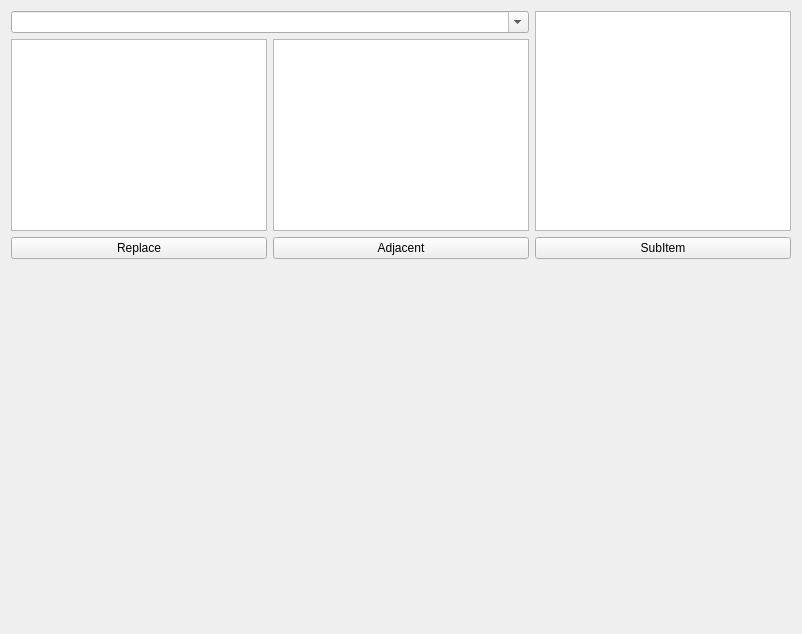
         <widget class="QWidget" name="tab_7">
          <attribute name="title">
           <string>Links</string>
          </attribute>
          <layout class="QVBoxLayout" name="verticalLayout_19">
           <item>
            <layout class="QHBoxLayout" name="horizontalLayout_29">
             <item>
              <layout class="QVBoxLayout" name="verticalLayout_17">
               <item>
                <widget class="QComboBox" name="cmbPrimaryGroup_4">
                 <property name="editable">
                  <bool>true</bool>
                 </property>
                 <property name="modelColumn">
                  <number>1</number>
                 </property>
                </widget>
               </item>
               <item>
                <layout class="QHBoxLayout" name="horizontalLayout_26">
                 <item>
                  <widget class="QListView" name="lstTags"/>
                 </item>
                 <item>
                  <widget class="QListView" name="lstItems"/>
                 </item>
                </layout>
               </item>
              </layout>
             </item>
             <item>
              <widget class="QTreeView" name="treeViewLinked"/>
             </item>
            </layout>
           </item>
           <item>
            <layout class="QHBoxLayout" name="horizontalLayout_28">
             <item>
              <widget class="QPushButton" name="pushButton">
               <property name="text">
                <string>Replace</string>
               </property>
              </widget>
             </item>
             <item>
              <widget class="QPushButton" name="pushButton_2">
               <property name="text">
                <string>Adjacent</string>
               </property>
              </widget>
             </item>
             <item>
              <widget class="QPushButton" name="pushButton_3">
               <property name="text">
                <string>SubItem</string>
               </property>
              </widget>
             </item>
            </layout>
           </item>
           <item>
            <spacer name="verticalSpacer_3">
             <property name="orientation">
              <enum>Qt::Vertical</enum>
             </property>
             <property name="sizeHint" stdset="0">
              <size>
               <width>20</width>
               <height>364</height>
              </size>
             </property>
            </spacer>
           </item>
          </layout>
         </widget>
